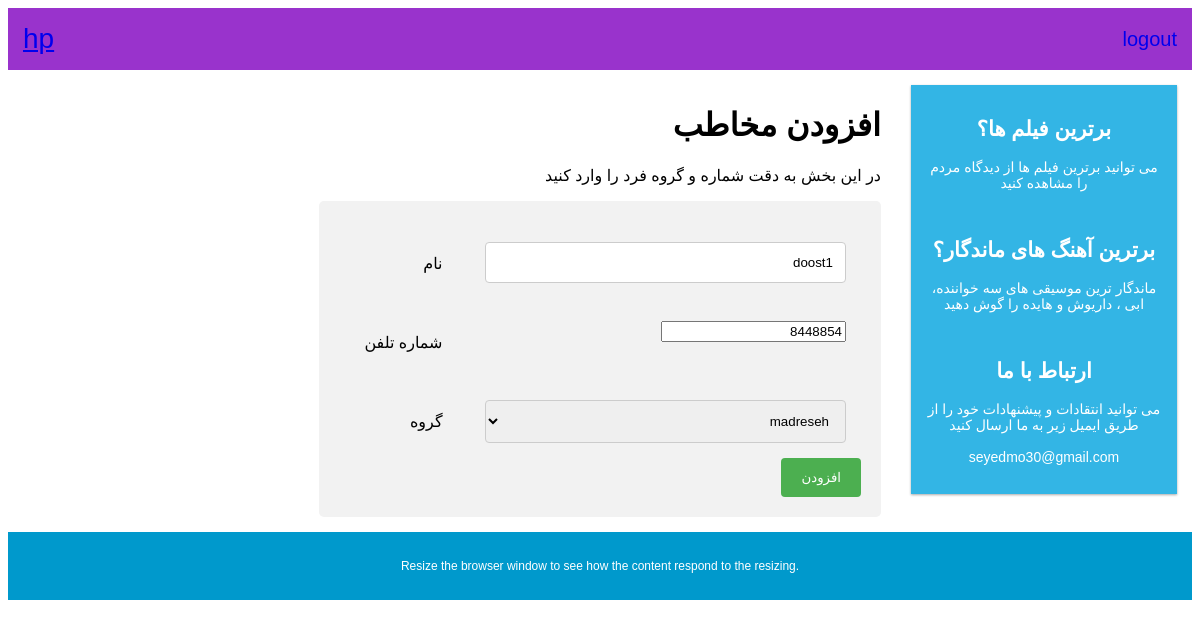
The page /contacts/update/1/ (signed in) on the database its author committed.
### phone/models.py (models this page shows, shortened)
class Phone(models.Model):
    name=models.CharField(max_length=30)
    number=models.IntegerField(12)
    group=models.ForeignKey(Grp,null='true' ,on_delete=models.CASCADE)
    user=models.ForeignKey(User,on_delete=models.CASCADE)

class Grp(models.Model):
    name=models.CharField(max_length=30)
    user=models.ForeignKey(User,on_delete=models.CASCADE)
    def __str__(self):
        return self.name

### phone/views.py (the view)
# urls.py: path('contacts/update/<int:contact_id>/',views.update ,name='update'),
@login_required(login_url="signup")
def update(request,contact_id):
    if request.method=='POST':
            contact=get_object_or_404(Phone,pk=contact_id)
            if request.POST['name'] and request.POST['number'] and request.POST['group']  :
                group=Grp.objects.get(id=request.POST['group'])
                Phone.objects.filter(pk=contact_id).update(name=request.POST['name'],number=request.POST['number'],group=group)
                return redirect('/contacts/')
            else:
                groups=Grp.objects.all().filter(user=request.user)
                return render(request,'phone/add.html',{'error':'All field are required','groups':groups})
    else:
            contact=get_object_or_404(Phone,pk=contact_id)
            groups=Grp.objects.all().filter(user=request.user)
            return render(request,'phone/update.html',{'groups':groups,'contact':contact})

### phone/templates/phone/update.html (shortened to what this page needs)
{% extends 'base.html' %}
{% block content %}
<div class="row">
      <div class="col-3 col-s-3 menu" style="direction:rtl;font-weight:bold;font-size:18px;">
      </div>
<div style="direction:rtl"  class="col-6 col-s-9">
  <h1>افزودن مخاطب</h1>
  <p>در این بخش به دقت شماره و گروه فرد را وارد کنید</p>
	<div >
<div class="container">
  <form action="{% url 'update' contact.id %}" method="POST">
    <div class="row">
      <div class="col-25">
        <label for="fname">نام</label>
      </div>
      <div class="col-75">
        <input type="text" id="fname" name="name" value="{{contact.name}}" placeholder="{{contact.name}}">
      </div>
    </div>
	<div class="row">
      <div class="col-25">
        <label for="lname">شماره تلفن</label>
      </div>
      <div class="col-75">
        <input type="number" value="{{contact.number}}" id="lname" name="number" placeholder="{{contact.number}}">
      </div>
    </div>
    <div class="row">
      <div class="col-25">
        <label for="country">گروه</label>
      </div>
      <div class="col-75">
        <select id="country" name="group">
          <option value={{contact.group.id}}  >{{contact.group}}</option>
        </select>
      </div>
</div>
    <div class="row">
      <input type="submit" value="افزودن">
    </div>
  </form>
</div>
	</div>
</div>
{%endblock%}

### contact/templates/base.html (shortened to what this page needs)
<!DOCTYPE html>
<html>
<head>
</head>
<body>
<div class="header">
  {% if user.is_authenticated %}
  <a href="{% url 'contacts'%}"
  <b style="font-size:28px">{{user}}</b>
</a>
  <a href="javascript:{document.getElementById('logout').submit()}">
  <div style="float:right;margin-top:5px;font-size:20px"> logout </div>
  </a>
{% endif %}
</div>
{% block content %}
{% endblock  %}
<div class="col-3 col-s-12">
  <div class="aside">
    <h2>برترین فیلم ها؟</h2>
    <p>می توانید برترین فیلم ها از دیدگاه مردم را مشاهده کنید</p><br>
    <h2>برترین آهنگ های ماندگار؟</h2>
    <p>ماندگار ترین موسیقی های سه خواننده، ابی ، داریوش و هایده را گوش دهید</p><br>
    <h2>ارتباط با ما</h2>
    <p>می توانید انتقادات و پیشنهادات خود را از طریق ایمیل زیر به ما ارسال کنید<br><br>
	seyedmo30@gmail.com</p>
  </div>
</div>
</div>
<div class="footer">
  <p>Resize the browser window to see how the content respond to the resizing.</p>
</div>
</body>
</html>

### rows shown on the page
Phone: name "doost1", number "8448854", group "madreseh"

### other values the page prints
{{ user }} "hp"
